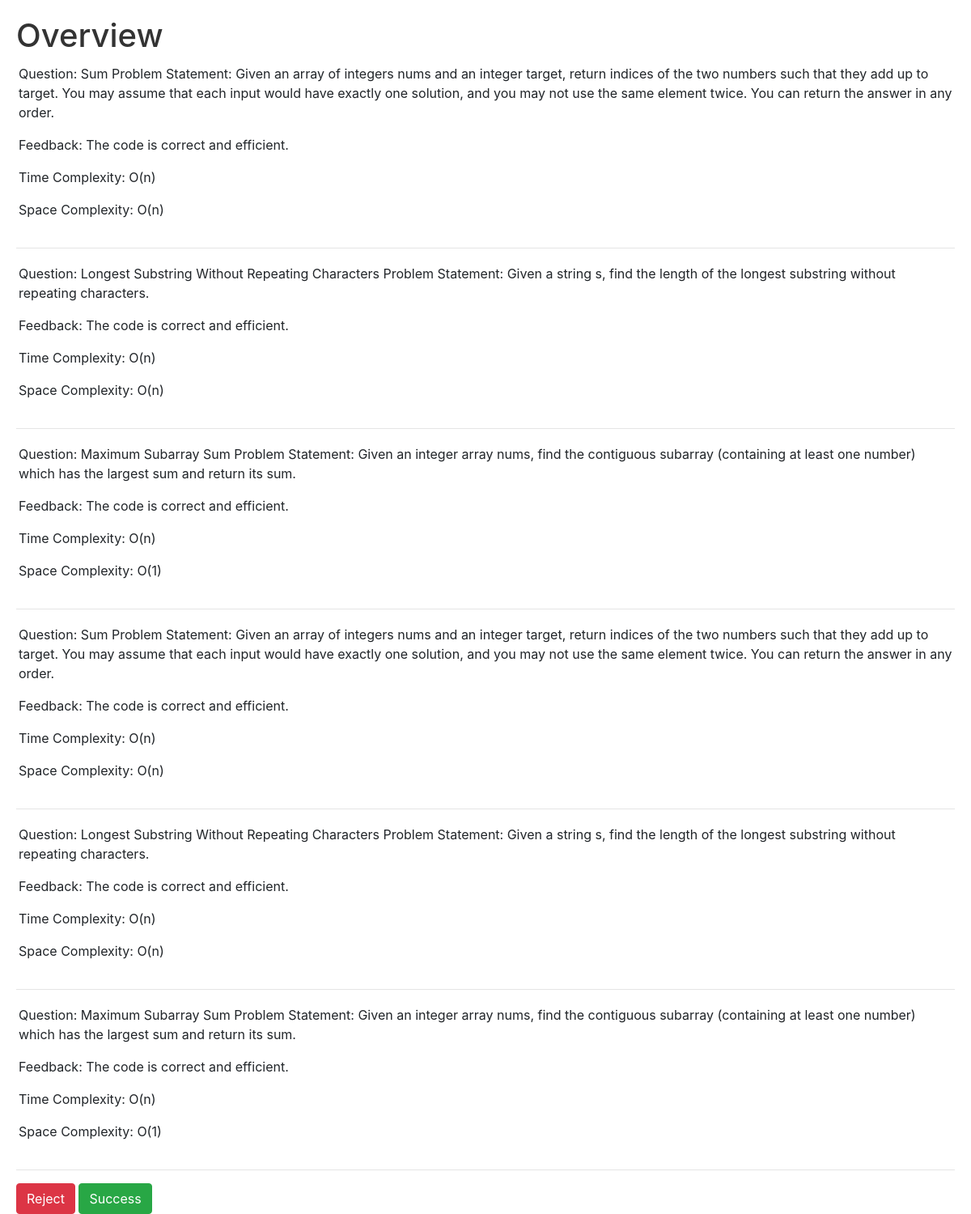
The app's page /summary/12950 with its own data.
### hushhush_project/app.py (models this page shows)
class Feedback(db.Model):
    id = db.Column(db.Integer, primary_key=True)
    user_id = db.Column(db.Integer)
    question= db.Column(db.String())
    code_snippet= db.Column(db.String())
    time_complexity= db.Column(db.String())
    space_complexity= db.Column(db.String())
    feedback= db.Column(db.String())
    created_at = db.Column(db.DateTime(timezone=True), default=db.func.now())

### hushhush_project/app.py (the view)
@app.route('/summary/<int:user_id>')
def summary(user_id):
    feedback = Feedback.query.filter_by(user_id=user_id).all()
    return render_template('summary.html', feedback={'feedback': feedback, 'user_id': user_id})

### hushhush_project/templates/summary.html (shortened to what this page needs)
<!DOCTYPE html>
<html lang="en">
<head>
    <link rel="stylesheet" href="{{ url_for('static', filename='dashboard.css') }}">
    <link rel="stylesheet" href="https://stackpath.bootstrapcdn.com/bootstrap/4.5.2/css/bootstrap.min.css">
</head>
<body>
    <h1>Overview</h1>
    {% for fb in feedback['feedback'] %}
        <div style='background: white; padding: 3px; border-radius: 15px;'>
            <p>Question: {{ fb.question }}</p>
            <p>Feedback: {{ fb.feedback }}</p>
            <p>Time Complexity: {{ fb.time_complexity }}</p>
            <p>Space Complexity: {{ fb.space_complexity }}</p>
        </div>
        <hr>
    {% endfor %}
    <a href="/set_result/{{ feedback['user_id'] }}/No" class="btn btn-danger">Reject</a>
    <a href="/set_result/{{ feedback['user_id'] }}/Yes" class="btn btn-success">Success</a>
</body>
</html>

### hushhush_project/static/dashboard.css (style rules this page uses)
body { font-family: Arial, sans-serif; background-color: #f0f2f5; margin: 0; padding: 20px; justify-content: center; align-items: center; height: 100vh; margin: 0; }
body { background-image: url('https://images.pexels.com/photos/3694711/pexels-photo-3694711.jpeg?cs=srgb&dl=pexels-mitchell-luo-3694711.jpg&fm=jpg&_gl=1*1892214*_ga*MzA3ODEzODY5LjE3MDk1NzAyMDI.*_ga_8JE65Q40S6*MTcxMDA3MTc2Ni4zLjEuMTcxMDA3MjIyNy4wLjAuMA..'); background-size: cover; background-position: center; margin: 0; font-family: Arial, sans-serif; opacity: 1; font-weight: bold; }
h1 { color: #333; margin-bottom: 20px; }
a { color: #a78b6c; text-decoration: none; }

### records on screen
Feedback: question "Sum Problem Statement: Given an array of integers nums and an integer target, return indices of the two numbers such that they add up to target. You may assume that each input would have exactly one solution, and you may not use the same element twice. You can return the answer in any order.", feedback "The code is correct and efficient.", time_complexity "O(n)", space_complexity "O(n)"
Feedback: question "Longest Substring Without Repeating Characters Problem Statement: Given a string s, find the length of the longest substring without repeating characters.", feedback "The code is correct and efficient.", time_complexity "O(n)", space_complexity "O(n)"
Feedback: question "Maximum Subarray Sum Problem Statement: Given an integer array nums, find the contiguous subarray (containing at least one number) which has the largest sum and return its sum.", feedback "The code is correct and efficient.", time_complexity "O(n)", space_complexity "O(1)"
Feedback: question "Sum Problem Statement: Given an array of integers nums and an integer target, return indices of the two numbers such that they add up to target. You may assume that each input would have exactly one solution, and you may not use the same element twice. You can return the answer in any order.", feedback "The code is correct and efficient.", time_complexity "O(n)", space_complexity "O(n)"
Feedback: question "Longest Substring Without Repeating Characters Problem Statement: Given a string s, find the length of the longest substring without repeating characters.", feedback "The code is correct and efficient.", time_complexity "O(n)", space_complexity "O(n)"
Feedback: question "Maximum Subarray Sum Problem Statement: Given an integer array nums, find the contiguous subarray (containing at least one number) which has the largest sum and return its sum.", feedback "The code is correct and efficient.", time_complexity "O(n)", space_complexity "O(1)"
